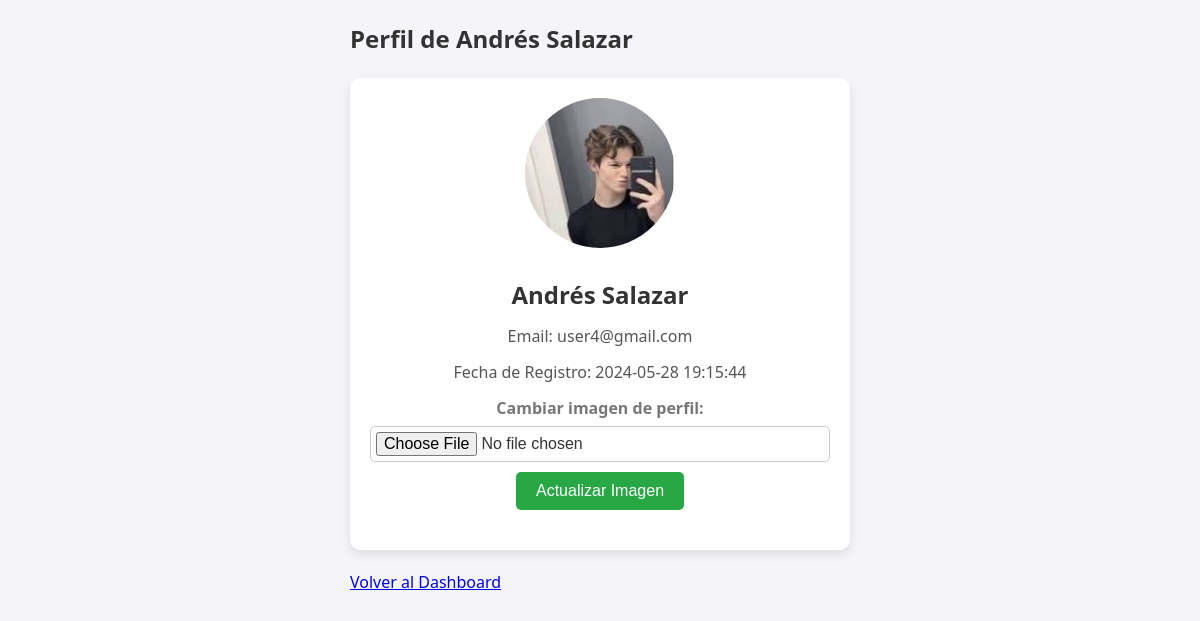
The app's page /perfil.php (signed in) with its own data.
### tables this page shows
CREATE TABLE `usuarios` (
  `id` int(11) NOT NULL,
  `nombre` varchar(50) NOT NULL,
  `email` varchar(50) NOT NULL,
  `password` varchar(255) NOT NULL,
  `fecha_registro` timestamp NOT NULL DEFAULT current_timestamp(),
  `profile_image` varchar(255) DEFAULT NULL
);

### perfil.php (the view, shortened to what this page needs)
<?php
include 'includes/db.php';
$user_id = $_SESSION['user_id'];
$sql = "SELECT * FROM Usuarios WHERE id='$user_id'";
$result = $conn->query($sql);
if ($result->num_rows > 0) {
    $user = $result->fetch_assoc();
} else {
    echo "No se encontró el usuario.";
    exit();
}
?>
<!DOCTYPE html>
<html>
<head>
    <link rel="stylesheet" type="text/css" href="css/estilos.css">
</head>
<body>
    <div class="container">
        <header>
            <h2>Perfil de <?php echo $user['nombre']; ?></h2>
        </header>
        <div class="profile-card">
            <img src="<?php echo $user['profile_image']; ?>" alt="Foto de perfil" class="profile-image">
            <h3><?php echo $user['nombre']; ?></h3>
            <p>Email: <?php echo $user['email']; ?></p>
            <p>Fecha de Registro: <?php echo $user['fecha_registro']; ?></p>
            <form action="perfil.php" method="post" enctype="multipart/form-data">
                <label for="new_profile_image">Cambiar imagen de perfil:</label>
                <input type="file" id="new_profile_image" name="new_profile_image" accept="image/*">
                <input type="submit" value="Actualizar Imagen">
            </form>
        </div>
        <a href="dashboard.php">Volver al Dashboard</a>
    </div>
</body>
</html>

### css/estilos.css (style rules this page uses)
* { margin: 0; padding: 0; box-sizing: border-box; }
body { font-family: 'Segoe UI', Tahoma, Geneva, Verdana, sans-serif; background-color: #f4f4f9; color: #333; line-height: 1.6; display: flex; justify-content: center; align-items: flex-start; height: 100vh; padding: 20px; }
form { margin-bottom: 20px; }
form input[type="submit"] { background: #3498db; color: #fff; padding: 10px 20px; border: none; border-radius: 5px; cursor: pointer; font-size: 1em; }
.profile-card { background: #ffffff; padding: 20px; border-radius: 10px; box-shadow: 0 0 15px rgba(0,0,0,0.1); margin-bottom: 20px; text-align: center; }
.profile-card img { border-radius: 50%; margin-bottom: 20px; }
.profile-card h3 { margin-bottom: 10px; }
.profile-card p { margin-bottom: 5px; color: #777; }

### perfil.php (style rules this page uses)
.profile-card { background-color: #fff; padding: 20px; border-radius: 10px; box-shadow: 0 4px 12px rgba(0, 0, 0, 0.1); text-align: center; margin: 20px auto; max-width: 500px; }
.profile-image { width: 150px; height: 150px; border-radius: 50%; object-fit: cover; margin-bottom: 20px; }
.profile-card h3 { font-size: 24px; margin-bottom: 10px; color: #333; }
.profile-card p { font-size: 16px; margin-bottom: 10px; color: #555; }
form label { display: block; margin: 10px 0 5px; font-weight: bold; color: #777; }
form input[type="file"] { padding: 5px; margin-bottom: 10px; border: 1px solid #ccc; border-radius: 5px; font-size: 16px; width: 100%; }
form input[type="submit"] { background-color: #28a745; color: #fff; cursor: pointer; transition: background-color 0.3s ease, transform 0.3s ease; padding: 10px 20px; border: none; border-radius: 5px; }

### records on screen
usuarios: nombre "Andrés Salazar", profile_image (picture), email "user4@gmail.com", fecha_registro "2024-05-28 19:15:44"
